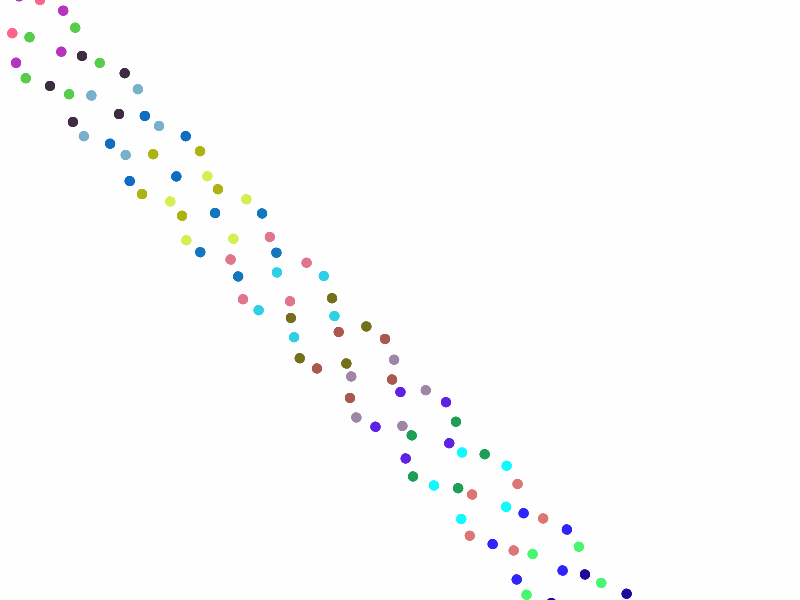
Frame 1 (no input)
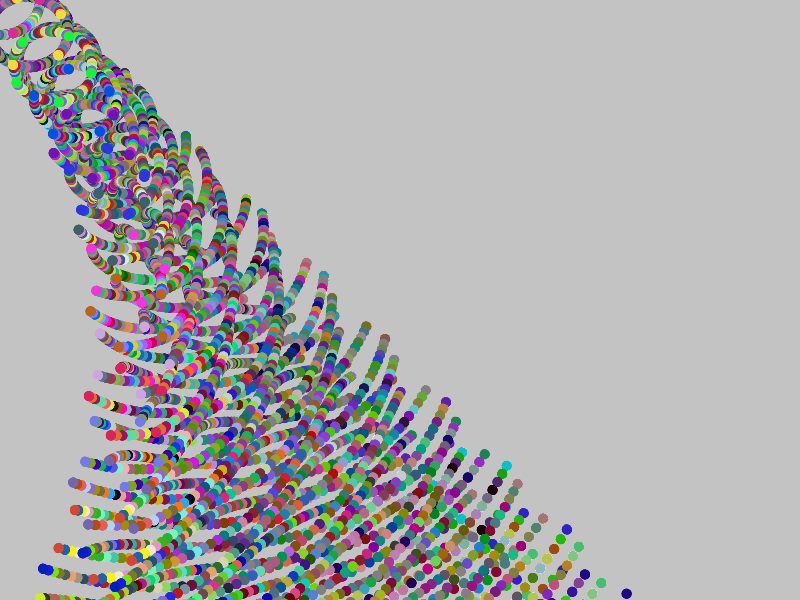
Frame 60 (no input)
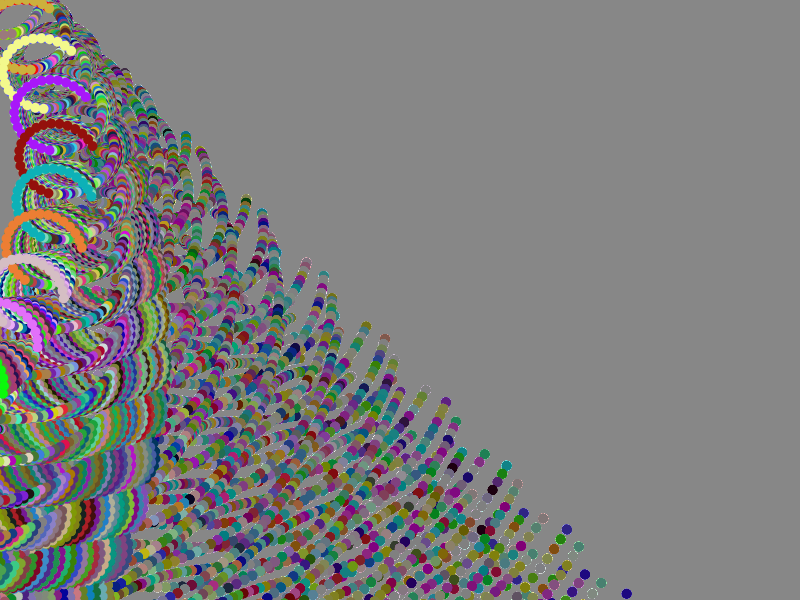
Frame 120 (the mouse pressed at the canvas centre since frame 60)

The p5.js sketch that drew these frames (run headless with seeded random() and noise() and a simulated clock; from frame 60 on, the mouse is pressed at the canvas centre):

// p5.js sketch
// ── sketch.js
// **********************************************************************************
// NAME:     HAJARA-YASMIN ISA
// DATE:     FEBUARY 7 2021
// FILE:     PROJECT 1 GENERATIVE DESIGN
// COURSE:   ART 151 UIC
// **********************************************************************************
//
// ***********************************************************************************
//                             Write up portion
//                      -----------------------------
//  For this project my generative art focuses on the backround. The user
//  can use their mouse to control how the drawing is created my either moving
//  their cursor up or down the screen or left or right. The fading rings
//  ultimately becomes the final product. I also use the concept of symmetry.
//  The symmetry I used is embedded in the rings that make up the drawings. 
//  As the user moves their mouse to create different types of ring configurations
//  all the rings on the screen are also converted to the same configuration. 
//  I have also included a directory with screenshots of some of the different images
//  a user can create with my generative art program. Inorder to create a distinctive
//  image I used an array of colors for the rings to display on a dark backbroung. 
// ************************************************************************************

let t = 0;
let pos = 0;

function setup() {

  alert("How to interact:\n" +
    " Use your cursor to navigate to different portions of the screen to" + 
        " obtain different ring configurations for your drawing\n" +
        "\n" + "Formal Description:\n" +
     "For this project my generative art focuses on the backround. The user " + 
   "can use their mouse to control how the drawing is created my either moving " + 
   "their cursor up or down the screen or left or right. The fading rings" +
    "ultimately becomes the final product. I also use the concept of symmetry."+
    "The symmetry I used is embedded in the rings that make up the drawings." + 
    "As the user moves their mouse to create different types of ring configurations" +
    "all the rings on the screen are also converted to the same configuration." + 
    "I have also included a directory with screenshots of some of the different images" +
    "a user can create with my generative art program. Inorder to create a distinctive" +
    "image I used an array of colors for the rings to display on a dark backbround. ");

    createCanvas(displayWidth, displayHeight);
    noStroke();
    fill(370,100,140);
    rectMode(CENTER);
    let movingX = 25;
    let movingY = 15;
  }
  
  function draw() {
   
    background(25,1);

    
    //translate(350,350);
    for(let x = 0; x <= width; x +=30){

      rotate(radians(frameCount/24));
       //fill(30, 15);
       //rect(0,0,x,x);

      for(let y = 0; y <height; y+= 30){

        const xAngle = map(mouseX, 0, width, -5 * PI, 6 * PI, true);
        const yAngle = map(mouseX, 0, height, -8 * PI, 6 * PI, true);
        const angle = xAngle * (x/width) + yAngle *(y/height);
        const myX = x + 40 * cos(2 * PI * t + angle);
        const myY = x + 35 * sin(2 * PI * t + angle);
       //fill(random(255), random(255), random(255));
        ellipse(myX, myY, 10);

      }
      fill(random(255), random(255), random(255));
    }
    t = t +0.01;
    pos += radians(2);
  }
